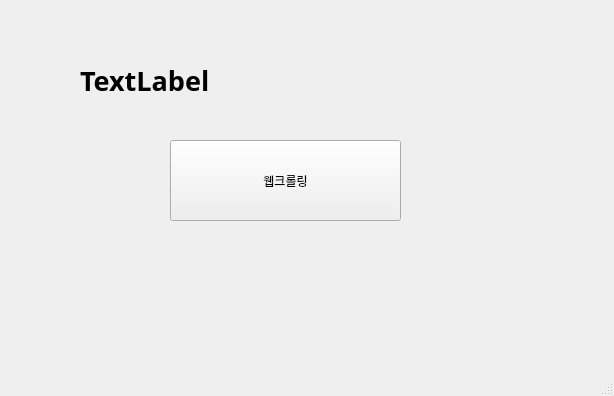
<?xml version="1.0" encoding="UTF-8"?>
<ui version="4.0">
 <class>MainWindow</class>
 <widget class="QMainWindow" name="MainWindow">
  <property name="geometry">
   <rect>
    <x>0</x>
    <y>0</y>
    <width>614</width>
    <height>396</height>
   </rect>
  </property>
  <property name="windowTitle">
   <string>MainWindow</string>
  </property>
  <widget class="QWidget" name="centralwidget">
   <widget class="QPushButton" name="pushButton">
    <property name="geometry">
     <rect>
      <x>170</x>
      <y>140</y>
      <width>231</width>
      <height>81</height>
     </rect>
    </property>
    <property name="text">
     <string>웹크롤링</string>
    </property>
   </widget>
   <widget class="QLabel" name="label">
    <property name="geometry">
     <rect>
      <x>80</x>
      <y>40</y>
      <width>411</width>
      <height>81</height>
     </rect>
    </property>
    <property name="font">
     <font>
      <family>맑은 고딕</family>
      <pointsize>20</pointsize>
      <weight>75</weight>
      <bold>true</bold>
     </font>
    </property>
    <property name="text">
     <string>TextLabel</string>
    </property>
   </widget>
  </widget>
  <widget class="QMenuBar" name="menubar">
   <property name="geometry">
    <rect>
     <x>0</x>
     <y>0</y>
     <width>614</width>
     <height>21</height>
    </rect>
   </property>
  </widget>
  <widget class="QStatusBar" name="statusbar"/>
 </widget>
 <resources/>
 <connections>
  <connection>
   <sender>pushButton</sender>
   <signal>clicked()</signal>
   <receiver>MainWindow</receiver>
   <slot>firstClick()</slot>
   <hints>
    <hint type="sourcelabel">
     <x>273</x>
     <y>224</y>
    </hint>
    <hint type="destinationlabel">
     <x>303</x>
     <y>262</y>
    </hint>
   </hints>
  </connection>
 </connections>
 <slots>
  <slot>firstClick()</slot>
 </slots>
</ui>
